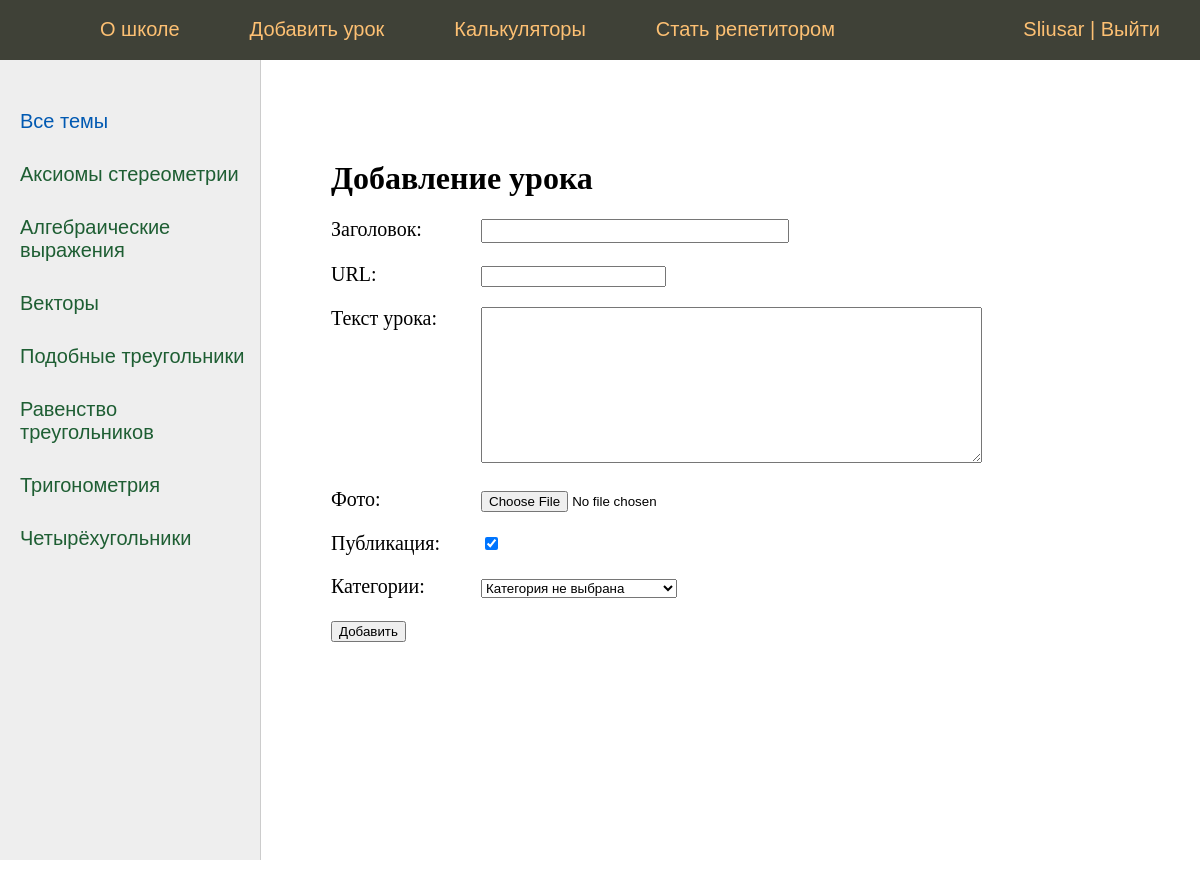
Screenshot of /addpage/ (signed in) with the database file from the repository.
### lessons/models.py (models this page shows)
class Category(models.Model):
    name = models.CharField(max_length=100, db_index=True, verbose_name="Категория")
    slug = models.SlugField(max_length=255, unique=True, db_index=True, verbose_name="URL")
    def __str__(self):
        return self.name
    def get_absolute_url(self):
        return reverse('category', kwargs={'cat_slug': self.slug})
    class Meta:
        verbose_name = 'Категория'
        verbose_name_plural = 'Категории'
        ordering = ['id']

### lessons/views.py (the view)
# urls.py: path('addpage/', AddPage.as_view(), name='add_page'),
class AddPage(LoginRequiredMixin, PermissionRequiredMixin, DataMixin, CreateView):
    permission_required = "lessons.change_lessons"
    form_class = AddPostForm
    template_name = 'lessons/addpage.html'
    permission_denied_message = 'gfvhjfg'
    login_url = "/login/"
    redirect_field_name = "redirect"
    def get_context_data(self, *, object_list=None, **kwargs):
        context = super().get_context_data(**kwargs)
        c_def = self.get_user_context(title="Добавление урока")
        return dict(list(context.items()) + list(c_def.items()))

### lessons/forms.py (shortened to what this page needs)
class AddPostForm(forms.ModelForm):
    def __init__(self, *args, **kwargs):
        super().__init__(*args, **kwargs)
        self.fields['cat'].empty_label = "Категория не выбрана"
    class Meta:
        model = Lessons
        fields = ['title', 'slug', 'content', 'photo', 'is_published', 'cat']
        widgets = {
            'title': forms.TextInput(attrs={'class': 'form-input'}),
            'content': forms.Textarea(attrs={'cols': 60, 'rows': 10}),
        }

### lessons/utils.py (called while the page is built)
    def get_user_context(self, **kwargs):
        context = kwargs
        cats = Category.objects.annotate(Count('lessons'))
        user_menu = menu.copy()
        if not self.request.user.has_perm('lessons.change_lessons'):
            user_menu.pop(1)
        context['menu'] = user_menu
        context['cats'] = cats
        if 'cat_selected' not in context:
            context['cat_selected'] = 0
        return context

### lessons/templates/lessons/addpage.html (shortened to what this page needs)
{% extends 'lessons/base.html' %}
{% block content %}
<h1>{{title}}</h1>
<form action="{% url 'add_page' %}" method="post" enctype="multipart/form-data">
{% for f in form %}
<p><label class="form-label" for="{{ f.id_for_label }}">{{f.label}}: </label>{{ f }}</p>
{% endfor %}
    <button type="submit">Добавить</button>
</form>
{% endblock %}

### lessons/templates/lessons/base.html (shortened to what this page needs)
{% load static %}
{% load lessons_tags %}
<!DOCTYPE html>
<html>
<head>
	<link type="text/css" href="{% static 'lessons/css/styles.css' %}" rel="stylesheet" />
</head>
<body>
<table class="table-page" border=0 cellpadding="0" cellspacing="0">
<tr><td valign=top>
{% block mainmenu %}
		<div class="header">
			<ul id="mainmenu" class="mainmenu">
			<li class="logo"><a href="{% url 'home' %}"><div class="logo"></div></a></li>
{% for m in menu %}
			<li><a href="{% url m.url_name %}">{{m.title}}</a></li>
{% endfor %}
				{% if request.user.is_authenticated %}
				<li class="last"> {{user.username}} | <a href="{% url 'logout' %}">Выйти</a></li>
				{% else %}
				<li class="last"><a href="{% url 'register' %}">Регистрация</a> | <a href="{% url 'login' %}">Войти</a></li>
				{% endif %}
			</ul>
		</div>
{% endblock mainmenu %}
<table class="table-content" border=0 cellpadding="0" cellspacing="0">
<tr>
	<td valign="top" class="left-chapters">
	<ul id="leftchapters">
{% if cat_selected == 0 %}
		<li class="selected">Все темы</li>
{% else %}
		<li><a href="{% url 'home' %}">Все темы</a></li>
{% endif %}
{% for c in cats %}
{% if c.lessons__count > 0 %}
	{% if c.pk == cat_selected %}
		<li class="selected">{{c.name}}</li>
	{% else %}
		<li><a href="{{ c.get_absolute_url }}">{{c.name}}</a></li>
	{% endif %}
{% endif %}
{% endfor %}
	</ul>
</td>
<td valign="top" class="content">
	<div class="content-text">
{% block content %}
{% endblock %}
	</div>
</td></tr></table>
</td></tr>
</table>
</body>
</html>

### lessons/static/lessons/css/styles.css (style rules this page uses)
html, body { font-family: 'Arial'; margin: 0; padding: 0; height: 100%; width: 100%; color: #1e5e33; }
a { color: #0059b2; text-decoration: none; }
.table-page { width: 100%; height: 100%; vertical-align: top; }
.table-page tr { height: 100%; }
.header { background: #3F4137; height: 60px; }
.logo { background: url('../images/logo.png') no-repeat 10px 5px; width: 70px; height: 60px; }
ul.mainmenu { list-style: none; margin: 0; padding: 0; height: 60px; color: #fdc073; font-size: 20px; overflow: hidden; }
ul.mainmenu li { float: left; margin: 18px 40px 0 30px; }
ul.mainmenu li.logo { margin: 0; }
ul.mainmenu li.last { float: right; }
ul.mainmenu li a { color: #fdc073; text-decoration: none; }
.table-content { width: 100%; min-height: 100%; height: 100%; }
.left-chapters { margin: 0; background: #eee; border-right: 1px solid #ccc; min-height: 100%; }
.left-chapters ul { width: 230px; min-height: 100%; margin: 0; padding: 20px 10px 10px 20px; list-style: none; font-size: 20px; }
.left-chapters ul li { margin: 30px 0 0 0; color: #999; }
.left-chapters ul li.selected { color: #0059b2; }
.left-chapters ul li a { color: #1e5e33; text-decoration: none; }
.content { padding: 40px 20px 20px 40px; width: 100%; box-sizing: border-box; }
.content-text { margin: 60px 0 0 30px; color: #000; font-size: 20px; font-family: Yandex Sans Display Light; }
.content-text h1 { font-size: 32px; }
.form-input { width: 300px; font-size: 16px; }
.form-label { display: inline-block; min-width: 150px; vertical-align: top; }
A { text-decoration:none; }

### rows the page displays
Category: name "Аксиомы стереометрии"
Category: name "Алгебраические выражения"
Category: name "Векторы"
Category: name "Подобные треугольники"
Category: name "Равенство треугольников"
Category: name "Тригонометрия"
Category: name "Четырёхугольники"

### other values shown
{{ m.title }} "О школе" "Добавить урок" "Калькуляторы" "Стать репетитором"
{{ user.username }} "Sliusar"
{{ title }} "Добавление урока"
{{ f.label }} "Заголовок" "URL" "Текст урока" "Фото" "Публикация" "Категории"
